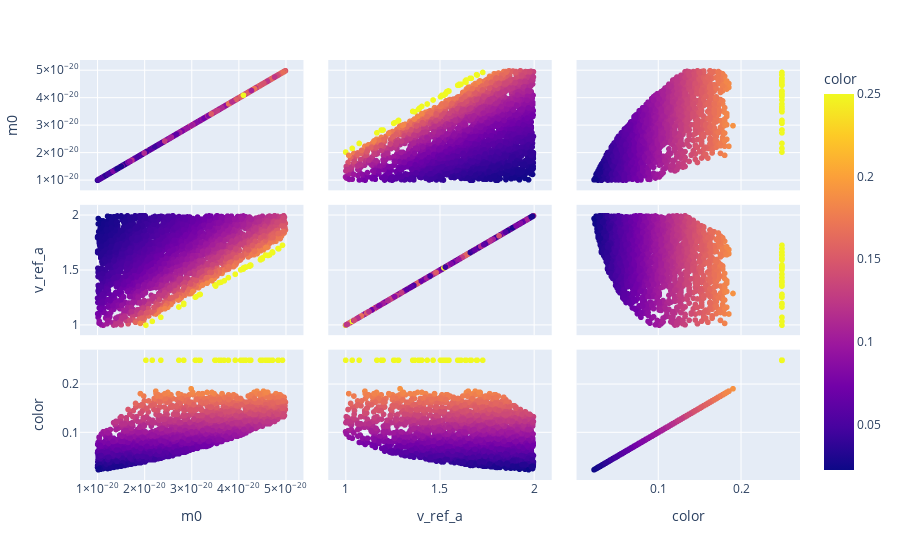

Here is the notebook cell this chart was saved with:
### Code cell
import plotly.express as px
import numpy as np
fig = px.scatter_matrix(df[['m0', 'v_ref_a']], color=df.alpha_star0, opacity=1)
fig.show()

### Figure 1 — Plotly figure (JSON) as saved in the notebook; plotly's stock layout.template omitted (floating-point values rounded to 4 significant figures; data arrays with more than 128 entries replaced by an {"elided": "..."} marker saying what was removed)
{"data": [{"dimensions": [{"axis": {"matches": true}, "label": "m0", "values": {"elided": "2669 float values"}}, {"axis": {"matches": true}, "label": "v_ref_a", "values": {"elided": "2669 float values"}}, {"axis": {"matches": true}, "label": "color", "values": {"elided": "2669 float values"}}], "hovertemplate": "%{xaxis.title.text}=%{x}<br>%{yaxis.title.text}=%{y}<br>color=%{marker.color}<extra></extra>", "legendgroup": "", "marker": {"color": {"elided": "2669 float values"}, "coloraxis": "coloraxis", "opacity": 1, "symbol": "circle"}, "name": "", "showlegend": false, "type": "splom"}], "layout": {"coloraxis": {"colorbar": {"title": {"text": "color"}}, "colorscale": [[0, "#0d0887"], [0.1111, "#46039f"], [0.2222, "#7201a8"], [0.3333, "#9c179e"], [0.4444, "#bd3786"], [0.5556, "#d8576b"], [0.6667, "#ed7953"], [0.7778, "#fb9f3a"], [0.8889, "#fdca26"], [1, "#f0f921"]]}, "dragmode": "select", "legend": {"tracegroupgap": 0}, "margin": {"t": 60}}}
